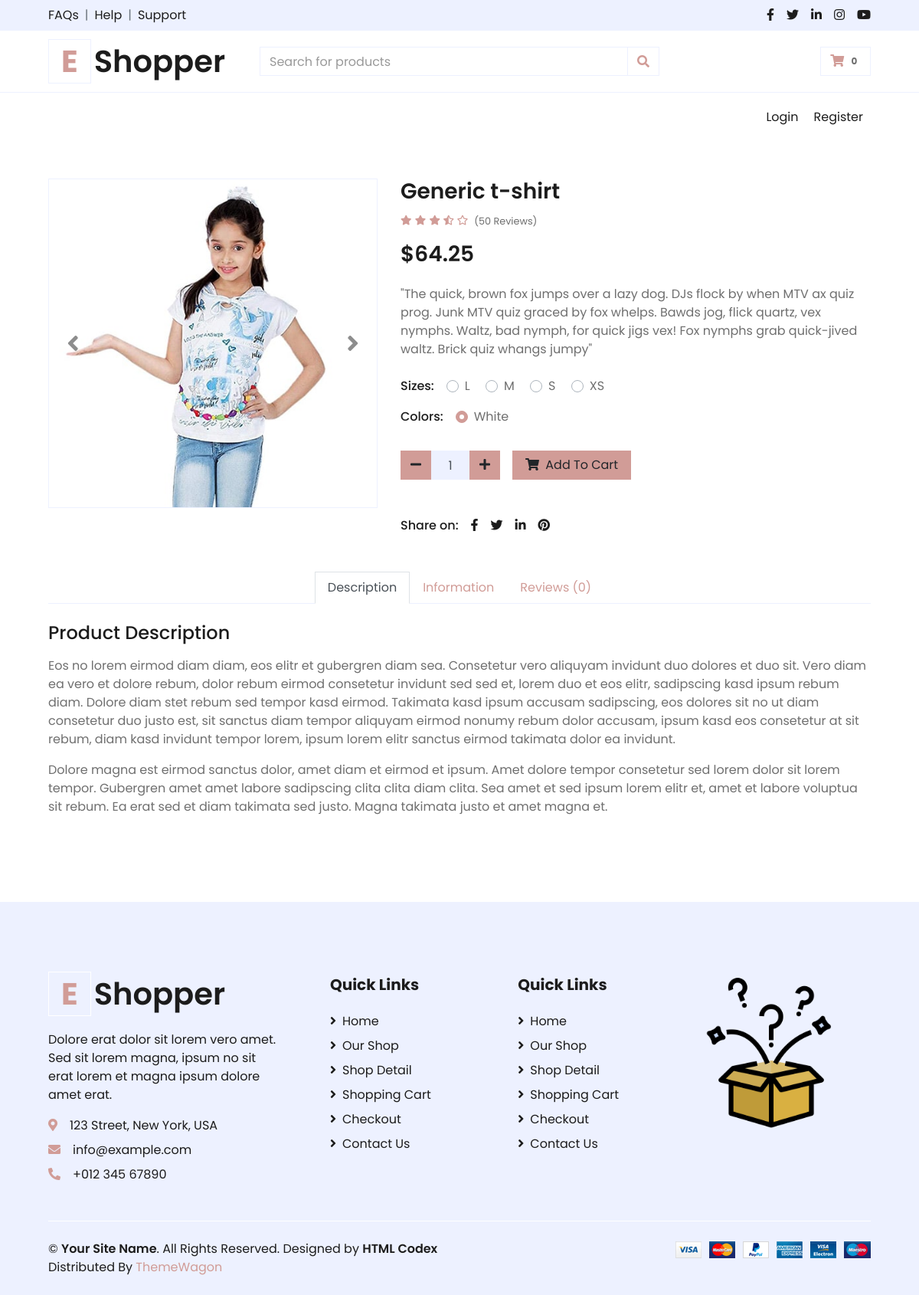
The app's page /detail_product/5 with its own data.
### online_shop_db.py (models this page shows)
class Product(db.Model):
    __tablename__ = "products"
    id: Mapped[int] = mapped_column(Integer, primary_key=True)
    name: Mapped[str] = mapped_column(String(100), unique=True)
    image: Mapped[str] = mapped_column(String(200), unique=True)
    size: Mapped[str] = mapped_column(String(20))
    description: Mapped[str] = mapped_column(Text)
    colors: Mapped[str] = mapped_column(String(100), nullable=False)
    price: Mapped[float] = mapped_column(Float, nullable=False)
    stars: Mapped[int] = mapped_column(Integer)
    qty_in_stock: Mapped[int] = mapped_column(Integer, nullable=False)
    sizes = db.relationship("ProductSize", back_populates="product", cascade="all, delete-orphan")

class ProductSize(db.Model):
    __tablename__ = "product_sizes"
    id: Mapped[int] = mapped_column(Integer, primary_key=True)
    product_id: Mapped[int] = mapped_column(Integer, ForeignKey("products.id"), nullable=False)
    size: Mapped[str] = mapped_column(String(10), nullable=False)
    qty_in_stock: Mapped[int] = mapped_column(Integer, nullable=False, default=0)
    product = db.relationship("Product", back_populates="sizes")
    __table_args__ = (UniqueConstraint('product_id', 'size', name='_product_size_uc'),)

### main.py (the view, shortened to what this page needs)
@app.route('/detail_product/<int:product_id>', methods=["GET", "POST"])
def go_to_detail(product_id):
    print(f"Request method: {request.method}")
    print(f"Form submitted: {request.form}")
    requested_product = db.get_or_404(Product, product_id)
    available_sizes = get_available_sizes(product_id)
    form = setup_cart_form(product_id, available_sizes, requested_product.colors.split())
    return render_template(
        'detail.html',
        product=requested_product,
        available_sizes=available_sizes,
        current_user=current_user,
        form=form
    )

### forms.py
class AddToCartForm(FlaskForm):
    product_id = HiddenField('Product ID', validators=[DataRequired()])
    size = RadioField('Size', validators=[DataRequired()])
    color = RadioField('Color', validators=[DataRequired()])
    quantity = IntegerField('Quantity', validators=[DataRequired(), NumberRange(min=1, message='Please a quantity greater than zero.')], default=1)

### main.py (called while the page is built)
@app.context_processor
def inject_cart_count():
    cart_count = 0
    if 'cart' in session:
        cart_count = sum(int(item.get('quantity', 1)) for item in session['cart'])
    return {'cart_count': cart_count}

def get_available_sizes(product_id):
    size_query = ProductSize.query.filter(
        ProductSize.product_id == product_id,
        ProductSize.qty_in_stock > 0
    ).with_entities(ProductSize.size).all()
    clean_sizes = [size.size for size in size_query]
    return clean_sizes

def setup_cart_form(product_id, size_values, color_options):
    form = AddToCartForm()
    form.product_id.data = product_id
    form.size.choices = [(size[0], size[0]) for size in size_values]
    form.color.choices = [(color, color) for color in color_options]
    return form

### templates/detail.html (shortened to what this page needs)
{% include 'header.html' %}
    <div class="container-fluid py-5">
        <div class="row px-xl-5">
            <div class="col-lg-5 pb-5">
                <div id="product-carousel" class="carousel slide" data-ride="carousel">
                    <div class="carousel-inner border">
                        <div class="carousel-item active">
                            <img class="img-fluid w-100" src="{{ url_for('static', filename='img/' + product.image) }}" alt="">
                        </div>
                    </div>
                    <a class="carousel-control-prev" href="#product-carousel" data-slide="prev">
                        <i class="fa fa-2x fa-angle-left text-dark"></i>
                    </a>
                    <a class="carousel-control-next" href="#product-carousel" data-slide="next">
                        <i class="fa fa-2x fa-angle-right text-dark"></i>
                    </a>
                </div>
            </div>
            <div class="col-lg-7 pb-5">
                <h3 class="font-weight-semi-bold">{{ product.name }}</h3>
                <div class="d-flex mb-3">
                    <div class="text-primary mr-2">
                        <small class="fas fa-star"></small>
                        <small class="fas fa-star"></small>
                        <small class="fas fa-star"></small>
                        <small class="fas fa-star-half-alt"></small>
                        <small class="far fa-star"></small>
                    </div>
                    <small class="pt-1">(50 Reviews)</small>
                </div>
                <h3 class="font-weight-semi-bold mb-4">${{ "%.2f" % product.price }}</h3>
                <p class="mb-4">{{ product.description }}</p>
                <div class="d-flex mb-3">
                    <form id="addToCartForm" method="POST" action="{{ url_for('go_to_detail', product_id=product.id) }}">
                        <div class="d-flex mb-3">
                            <p class="text-dark font-weight-medium mb-0 mr-3">Sizes:</p>
                            <div>
                                {% for size in available_sizes %}
                                <div class="custom-control custom-radio custom-control-inline">
                                    <label class="custom-control-label" for="size-{{ loop.index }}">{{ size }}</label>
                                </div>
                                {% endfor %}
                            </div>
                        </div>
                        <div class="d-flex mb-4">
                            <p class="text-dark font-weight-medium mb-0 mr-3">Colors:</p>
                            <div>
                                {% for color in product.colors.split() %}
                                <div class="custom-control custom-radio custom-control-inline">
                                    <label class="custom-control-label" for="color-1">{{ color }}</label>
                                </div>
                                {% endfor %}
                            </div>
                        </div>
                        <div class="d-flex align-items-center mb-4 pt-2">
                            <div class="input-group quantity mr-3" style="width: 130px;">
                                <div class="input-group-btn">
                                    <button type="button" class="btn btn-primary btn-minus">
                                        <i class="fa fa-minus"></i>
                                    </button>
                                </div>
                                <input type="text" name="quantity" class="form-control bg-secondary text-center" value="1">
                                <div class="input-group-btn">
                                    <button type="button" class="btn btn-primary btn-plus">
                                        <i class="fa fa-plus"></i>
                                    </button>
                                </div>
                            </div>
                                {% if current_user.is_authenticated %}
                                    <button type="submit" class="btn btn-primary px-3">
                                        <i class="fa fa-shopping-cart mr-1"></i> Add To Cart
                                    </button>
                                {% else %}
                                    <button type="submit" class="btn btn-primary px-3">
                                        <i class="fa fa-shopping-cart mr-1"></i> Add To Cart
                                    </button>
                                {% endif %}
                            </div>
                    </form>
                </div>
                <div class="d-flex pt-2">
                    <p class="text-dark font-weight-medium mb-0 mr-2">Share on:</p>
                    <div class="d-inline-flex">
                        <a class="text-dark px-2" href="">
                            <i class="fab fa-facebook-f"></i>
                        </a>
                        <a class="text-dark px-2" href="">
                            <i class="fab fa-twitter"></i>
                        </a>
                        <a class="text-dark px-2" href="">
                            <i class="fab fa-linkedin-in"></i>
                        </a>
                        <a class="text-dark px-2" href="">
                            <i class="fab fa-pinterest"></i>
                        </a>
                    </div>
                </div>
            </div>
        </div>
        <div class="row px-xl-5">
            <div class="col">
                <div class="nav nav-tabs justify-content-center border-secondary mb-4">
                    <a class="nav-item nav-link active" data-toggle="tab" href="#tab-pane-1">Description</a>
                    <a class="nav-item nav-link" data-toggle="tab" href="#tab-pane-2">Information</a>
                    <a class="nav-item nav-link" data-toggle="tab" href="#tab-pane-3">Reviews (0)</a>
                </div>
                <div class="tab-content">
                    <div class="tab-pane fade show active" id="tab-pane-1">
                        <h4 class="mb-3">Product Description</h4>
                        <p>Eos no lorem eirmod diam diam, eos elitr et gubergren diam sea. Consetetur vero aliquyam invidunt duo dolores et duo sit. Vero diam ea vero et dolore rebum, dolor rebum eirmod consetetur invidunt sed sed et, lorem duo et eos elitr, sadipscing kasd ipsum rebum diam. Dolore diam stet rebum sed tempor kasd eirmod. Takimata kasd ipsum accusam sadipscing, eos dolores sit no ut diam consetetur duo justo est, sit sanctus diam tempor aliquyam eirmod nonumy rebum dolor accusam, ipsum kasd eos consetetur at sit rebum, diam kasd invidunt tempor lorem, ipsum lorem elitr sanctus eirmod takimata dolor ea invidunt.</p>
                        <p>Dolore magna est eirmod sanctus dolor, amet diam et eirmod et ipsum. Amet dolore tempor consetetur sed lorem dolor sit lorem tempor. Gubergren amet amet labore sadipscing clita clita diam clita. Sea amet et sed ipsum lorem elitr et, amet et labore voluptua sit rebum. Ea erat sed et diam takimata sed justo. Magna takimata justo et amet magna et.</p>
                    </div>
                </div>
            </div>
        </div>
    </div>
{% include 'footer.html' %}

### records on screen
Product: image (picture), name "Generic t-shirt", price "64.25", description "\"The quick, brown fox jumps over a lazy dog. DJs flock by when MTV ax quiz prog. Junk MTV quiz graced by fox whelps. Bawds jog, flick quartz, vex nymphs. Waltz, bad nymph, for quick jigs vex! Fox nymphs grab quick-jived waltz. Brick quiz whangs jumpy\"", colors "White"
ProductSize: size "XS"

### other values on screen
{{ size }} "L" "M" "S"
